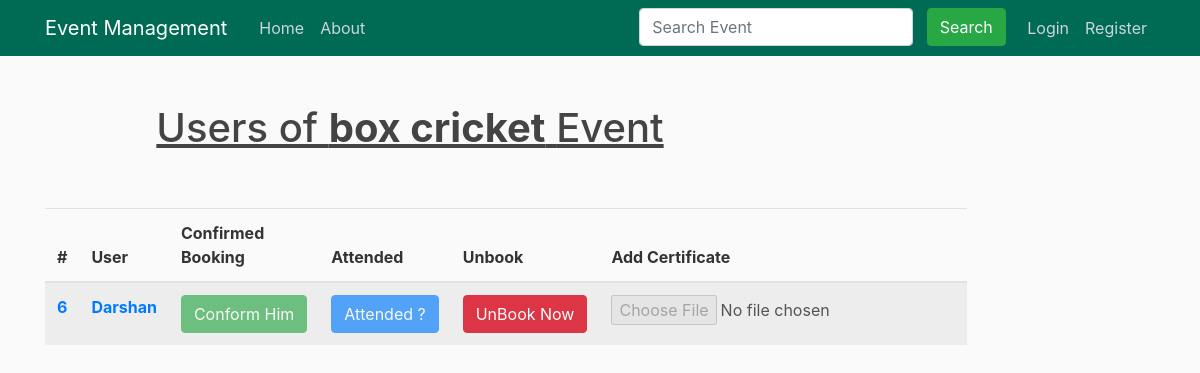
The app's page /event_user/20, older data.
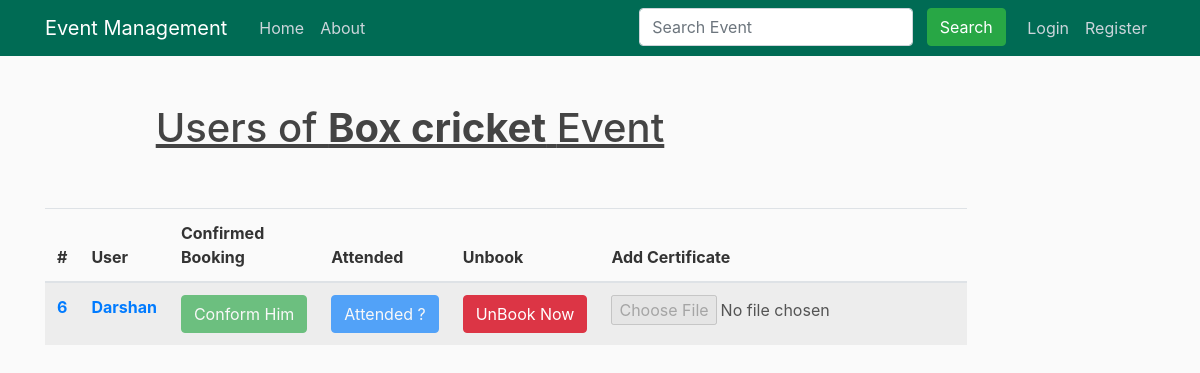
The same page, newer data.
### event/models.py (models this page shows, shortened)
class Eventlist(models.Model):
    postby = models.ForeignKey(User, on_delete=models.CASCADE, null=True)
    thumbnail = models.ImageField(
        default='event.jpg', null=True, blank=True, upload_to='events_thumbnail')
    title = models.CharField(max_length=100)
    description = models.TextField()
    organizer = models.CharField(max_length=100)
    joiningfees = models.CharField(max_length=10)
    pricemoney = models.CharField(max_length=10)
    members = models.CharField(max_length=5, null=True)
    link = models.CharField(max_length=100)
    Eventtime = models.CharField(max_length=20)
    venue = models.TextField()
    StartingDate = models.DateTimeField(blank=False, null=True)
    Endingdate = models.DateTimeField(blank=False, null=True)
    Category = models.CharField(max_length=50, default="")
    numberofseats = models.CharField(max_length=50, null=True)

### event/views.py (the view)
# urls.py: path('event_user/<int:event_id>',
def event_user(request, event_id):
    obj = EventBook.objects.filter(eventid=event_id)
    eventdetail = Eventlist.objects.filter(id=event_id)
    userdetail = []
    for x in obj:
        temp = User.objects.get(id=x.userid)
        userdetail.append(temp)  # list of user object for this event
    eventid = event_id
    mylist = zip(obj, userdetail)
    return render(request, 'event/manageEventUser.html', {'obj': obj, 'eventdetail': eventdetail, 'userdetail': userdetail, 'eventid': eventid, 'mylist': mylist})

### event/templates/event/manageEventUser.html (shortened to what this page needs)
{% extends "event/base.html" %}
{% block content %}
{% with name="India" %}
<br />
{% for e in eventdetail %}
{% if e.id == eventid %}
<h1 style="text-align: center;"><u>Users of <b>{{e.title}}</b> Event</u> </h1>
{% endif %}
{% endfor%}
<br />
<br />
<table class="table table-striped">
    <thead class="thead-success">
        <tr>
            <th scope="col">#</th>
            <th scope="col">User</th>
            <th scope="col">Confirmed Booking</th>
            <th scope="col">Attended</th>
            <th scope="col">Unbook</th>
            <th scope="col">Add Certificate</th>
        </tr>
    </thead>
    <tbody>
        {% for u,z in mylist %}
        <tr>
            <th scope="row"><a href="/user_Details/{{z.username}}">{{z.id}}</a></th>
            <th scope="row"><a href="/user_Details/{{z.username}}">{{z.username}}</a></th>
            <td>
                <form action="/event_user/{{eventid}}/{{u.userid}}/conformed" method="POST">
                    {% if u.booking_confirmed %}
                    <input type="submit" class="btn btn-success" name="conform" value="Conform Him"
                        data-toggle="tooltip" title="Click here to confirm booking" disabled>
                    {% else %}
                    <input type="submit" class="btn btn-success" name="conform" value="Conform Him"
                        data-toggle="tooltip" title="Click here to confirm booking">
                    {% endif %}
                </form>
            </td>
            <td>
                <form action="/event_user/{{eventid}}/{{u.userid}}/attended" method="POST">
                    {% if u.attended %}
                    <input type="submit" class="btn btn-primary" name="attended" value="Attended ?"
                        data-toggle="tooltip" title="was user attend the event ? click here if TRUE " disabled>
                    {%else%}
                    <input type="submit" class="btn btn-primary" name="attended" value="Attended ?"
                        data-toggle="tooltip" title="was user attend the event ? click here if TRUE ">
                    {%endif%}
                </form>
            </td>
            <td>
                <form action="/event_user/{{eventid}}/{{u.userid}}/unbooked" method="POST">
                    <input type="submit" class="btn btn-danger" name="unbooked" value="UnBook Now" data-toggle="tooltip"
                        title="Click here to Unbook user for this event">
                </form>
            </td>
            <td>
                <form id="form" enctype="multipart/form-data" action="/event_user/{{eventid}}/{{u.userid}}/certified"
                    method="POST">
                    {% if u.certificate %}
                    <input type="file" id="file" name="myfile" data-toggle="tooltip"
                        title="Certificate already uploaded" disabled>
                    {% else %}
                    <input type="file" id="file" name="myfile">
                    {% endif %}
                </form>
            </td>
        </tr>
        {% endfor %}
    </tbody>
</table>
{% endwith %}
{% endblock content %}

Row changes from the older to the newer data that the page shows:
changed Eventlist: title "box cricket" → "Box cricket"
